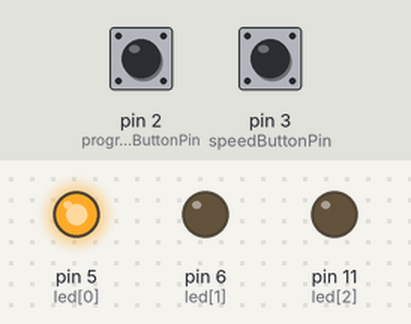
Bench run of a sketch on a simulated Arduino Uno, built with avr-gcc and run on an emulated ATmega328P. Shown: output pins drawn as LEDs (lit = HIGH). The inputs (shaded band) are chosen by the test bench; at power-on: pin 3 (speedButtonPin) LOW, pin 2 (programButtonPin) LOW.

Above: at 1.3 s.
1.4 s: pin 3 (speedButtonPin) pulled HIGH for 0.15 s
At 4.3 s:
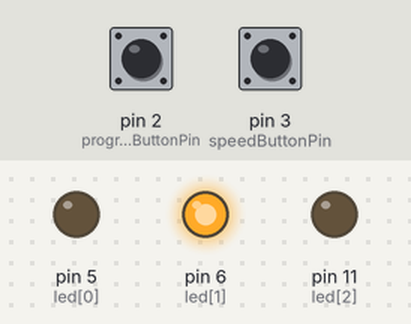
4.5 s: pin 2 (programButtonPin) pulled HIGH for 0.15 s
7.6 s: pin 3 (speedButtonPin) pulled HIGH for 1 s
At 9.3 s:
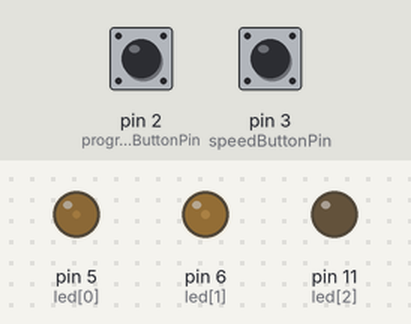
11.6 s: pin 2 (programButtonPin) pulled HIGH for 1 s
14.1 s: pin 2 (programButtonPin) pulled HIGH for 0.15 s
At 15.1 s:
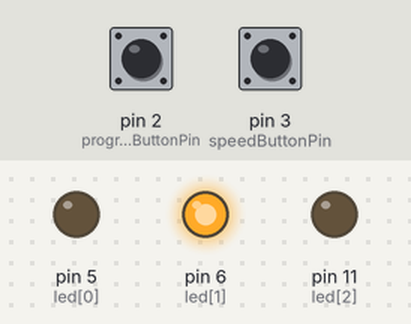
15.9 s: pin 2 (programButtonPin) pulled HIGH for 3.2 s
At 16.8 s:
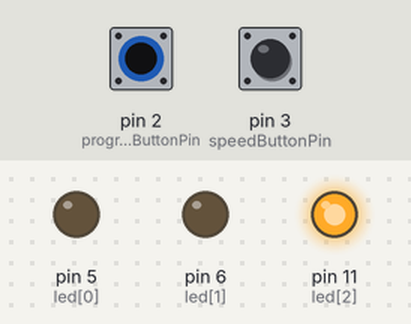
Timing chart, 0 to 18.9 s (numbered marks = the images above; inputs shaded):
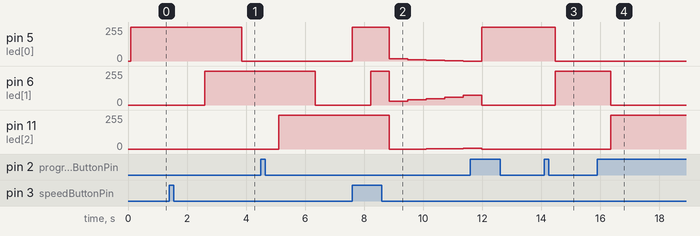

Measured:
- after the input at 1.4 s, pin 5 (led[0]): 255/255 → 0/255 after 2.5 s
- after the input at 7.6 s, pin 11 (led[2]): 255/255 → 0/255 after 1.3 s instead of 2.5 s
- after the input at 14.1 s, pin 5 (led[0]): 255/255 → 0/255 after 0.38 s; pin 6 (led[1]): 0/255 → 255/255 after 0.38 s
- after the input at 15.9 s, pin 6 (led[1]): 255/255 → 0/255 after 0.45 s; pin 11 (led[2]): 0/255 → 255/255 after 0.45 s

The sketch:

RGB_LED_MultiProgrammer.ino
```cpp
// Visual Micro is in vMicro>General>Tutorial Mode
//
/*
  Name:       RGB_LED_MultiProgrammer.ino
  Created:    26/05/2019
  Author:     CompElecBox ralph
  Multi function RGB LED controller
  This can directly drive one LED per 3 channel via resistor of 100 ohms - 2.2k ohms 1/4 watt
  The analogWrite() function uses PWM, so if you want to change the pin you're
  using, be sure to use another PWM capable pin. On most Arduino, the PWM pins
  are identified with a "~" sign, like ~3, ~5, ~6, ~9, ~10 and ~11.
  These pins can also function as Digital write pins too.
  */

// let's set some variables to be used in all the functions (Global Variables)
const int led[] = { 5, 6, 11 };   // an Array to store the ~ PWM outout pins the LED is attached to
const int numLeds = 3;   // the number of LEDs
int incTime = 2500;

// used by analogFader
int brightness[] = { 4, 7, 0 }; // start the LEDs off at 1/3 of cycle
int fadeAmount[] = { -1, 1, 1 };
float adjustLevel[] = { 1.0, 0.6, 0.4 }; // alternative weighted values for my LEDs, try experimenting with these
int maxLevel[] = {15, 15, 15}; // comment if using values above

// set up button inputs and variables
const int programButtonPin = 2;
const int speedButtonPin = 3;
int programMode = 0;
int speedButtonState = 0;
int programButtonState = 0;
int const progMax = 5; // the maximum number of program modes


// The setup() function runs once each time the micro-controller starts
void setup()
{
  // this reset will ensure that the LEDs will start off unlit, or use for calibrating
  int i = 0;
  do {
    pinMode(led[i], OUTPUT);
    // analogWrite(led[i], 255  * adjustLevel[i]); used for calibrating the white hue
    analogWrite(led[i], 0); // use this line when not calibrating
    i++;
  } while (i < numLeds);
  delay(100);// use this line when not calibrating
  // delay(5000);// use this for calibrating white hue

  // set up switches input pins
  pinMode(programButtonPin, INPUT);
  pinMode(speedButtonPin, INPUT);
  // Attach 2 interrupts to the ISR vectors
  attachInterrupt(digitalPinToInterrupt(programButtonPin), program_ISR, CHANGE);
  attachInterrupt(digitalPinToInterrupt(speedButtonPin), speed_ISR, CHANGE);
  Serial.println("reset ran!");
}

// the main program loop routine runs over and over again forever
void loop() {
  // here we will select which effect(s) to apply
  switch (programMode) {
  case 1:
    // statements
    analogFader();
    break;

  case 2:
    // statements
    justRed();
    break;

  case 3:
    // statements
    justGreen();
    break;

  case 4:
    // statements
    justBlue();
    break;

    // add new options here and change progMax to that number

  default: // case 0:
    // statements
    digitalSequencer();
    break;
  }
}

// handles the program button interrupt
void program_ISR()
{
  // get button states
  programButtonState = digitalRead(programButtonPin);
  // what to do when program button pressed?
  if (programButtonState == 1) {
    programMode += 1;
    if (programMode >= progMax) { programMode = 0; }
    delay(100); // prevent double registration
  }
  // debugging
  Serial.print("programMode=");
  Serial.println(programMode);
}

// handles the speed button interrupt
void speed_ISR()
{
  // get button states
  speedButtonState = digitalRead(speedButtonPin);
  // what to do when speed button pressed?
  if (speedButtonState == 1) {
    incTime = incTime / 2; // speed the effect up
    if (incTime <= 100) { incTime = 5000; }// then slow it right down
    delay(100); // prevent double registration
  }
  // debug
  Serial.print("incTime=");
  Serial.println(incTime);
}

// analog fader, rather than just on/off, let's vary the brightness of each LED to get a pleasing fade effect
void analogFader()
{
  // slide the fade across the leds
  // set each LEDs brightness
  int n = 0;

  do {
    // send the values to the LEDs, brightness squared makes it appear linear to our eyes
    analogWrite(led[n], brightness[n] * brightness[n] * adjustLevel[n]);

    // incrememt or decrement the values
    brightness[n] = brightness[n] + fadeAmount[n];

    // if values max out, reverse the increment/decrement
    if (brightness[n] >= maxLevel[n]) {
      fadeAmount[n] = -fadeAmount[n];
      //brightness[n] = maxLevel[n];
    }
    else if (brightness[n] <= 0) {
      fadeAmount[n] = -fadeAmount[n];
      //brightness[n] = 0;
    }

    // move to the next LED
    n++;
  }
  // loop around until all LEDs updated
  while (n < numLeds);

  // debugging
  Serial.print("LED0 ");
  Serial.print(brightness[0]);
  Serial.print(" LED1 ");
  Serial.print(brightness[1]);
  Serial.print(" LED2 ");
  Serial.println(brightness[2]);

  // have a little sleep
  delay(incTime);
}

// digital sequencer
void digitalSequencer()
{
  // slide the fade across the leds by rewriting, have a delay after each step
  // set each LEDs status to LOW or HIGH in CAPITALS
  digitalWrite(led[0], HIGH);//red
  digitalWrite(led[1], LOW);
  digitalWrite(led[2], LOW);
  delay(incTime);
  Serial.println("sequencer0");

  digitalWrite(led[0], HIGH);//yellow (red + green)
  digitalWrite(led[1], HIGH);
  digitalWrite(led[2], LOW);
  delay(incTime);
  Serial.println("sequencer1");

  digitalWrite(led[0], LOW);
  digitalWrite(led[1], HIGH);//green
  digitalWrite(led[2], LOW);
  delay(incTime);
  Serial.println("sequencer2");

  digitalWrite(led[0], LOW);
  digitalWrite(led[1], HIGH);//cyan (green + blue)
  digitalWrite(led[2], HIGH);
  delay(incTime);
  Serial.println("sequencer3");

  digitalWrite(led[0], LOW);
  digitalWrite(led[1], LOW);
  digitalWrite(led[2], HIGH);//blue
  delay(incTime);
  Serial.println("sequencer4");

  digitalWrite(led[0], HIGH);// purple (red + blue)
  digitalWrite(led[1], LOW);
  digitalWrite(led[2], HIGH);
  delay(incTime);
  Serial.println("sequencer5");

  digitalWrite(led[0], HIGH);// white (red + green + blue)
  digitalWrite(led[1], HIGH);
  digitalWrite(led[2], HIGH);
  delay(incTime);
  Serial.println("sequencer6");
}

// just single LED colours
void justRed()
{
  digitalWrite(led[0], HIGH);// Red
  digitalWrite(led[1], LOW);
  digitalWrite(led[2], LOW);
  delay(incTime);
}
void justGreen()
{
  digitalWrite(led[0], LOW);
  digitalWrite(led[1], HIGH);// Green
  digitalWrite(led[2], LOW);
  delay(incTime);
}
void justBlue()
{
  digitalWrite(led[0], LOW);
  digitalWrite(led[1], LOW);
  digitalWrite(led[2], HIGH);// Blue
  delay(incTime);
}
```
